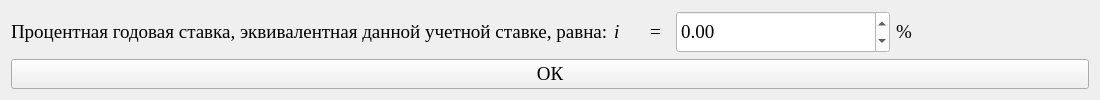
<?xml version="1.0" encoding="UTF-8"?>
<ui version="4.0">
 <class>Form</class>
 <widget class="QWidget" name="Form">
  <property name="geometry">
   <rect>
    <x>0</x>
    <y>0</y>
    <width>1100</width>
    <height>100</height>
   </rect>
  </property>
  <property name="minimumSize">
   <size>
    <width>1100</width>
    <height>100</height>
   </size>
  </property>
  <property name="maximumSize">
   <size>
    <width>1100</width>
    <height>16777215</height>
   </size>
  </property>
  <property name="windowTitle">
   <string>Процентная годова я ставка, эквивалентная данной учетной ставке, равна</string>
  </property>
  <property name="styleSheet">
   <string notr="true"/>
  </property>
  <layout class="QGridLayout" name="gridLayout_2">
   <item row="0" column="0">
    <layout class="QGridLayout" name="gridLayout">
     <item row="0" column="0">
      <widget class="QLabel" name="label">
       <property name="font">
        <font>
         <family>Times New Roman</family>
         <pointsize>14</pointsize>
        </font>
       </property>
       <property name="text">
        <string>Процентная годовая ставка, эквивалентная данной учетной ставке, равна:</string>
       </property>
      </widget>
     </item>
     <item row="0" column="1">
      <widget class="QLabel" name="label_2">
       <property name="minimumSize">
        <size>
         <width>30</width>
         <height>0</height>
        </size>
       </property>
       <property name="maximumSize">
        <size>
         <width>30</width>
         <height>16777215</height>
        </size>
       </property>
       <property name="font">
        <font>
         <family>Times New Roman</family>
         <pointsize>14</pointsize>
         <italic>true</italic>
        </font>
       </property>
       <property name="text">
        <string>&lt;html&gt;&lt;head/&gt;&lt;body&gt;&lt;p&gt;&lt;span style=&quot; font-size:14pt;&quot;&gt;i&lt;/span&gt;&lt;/p&gt;&lt;/body&gt;&lt;/html&gt;</string>
       </property>
      </widget>
     </item>
     <item row="0" column="2">
      <widget class="QLabel" name="label_3">
       <property name="minimumSize">
        <size>
         <width>20</width>
         <height>0</height>
        </size>
       </property>
       <property name="maximumSize">
        <size>
         <width>20</width>
         <height>16777215</height>
        </size>
       </property>
       <property name="font">
        <font>
         <family>Times New Roman</family>
         <pointsize>14</pointsize>
        </font>
       </property>
       <property name="text">
        <string>=</string>
       </property>
      </widget>
     </item>
     <item row="0" column="3">
      <widget class="QDoubleSpinBox" name="doubleSpinBox">
       <property name="enabled">
        <bool>false</bool>
       </property>
       <property name="minimumSize">
        <size>
         <width>214</width>
         <height>25</height>
        </size>
       </property>
       <property name="maximumSize">
        <size>
         <width>16777215</width>
         <height>220</height>
        </size>
       </property>
       <property name="font">
        <font>
         <family>Times New Roman</family>
         <pointsize>14</pointsize>
        </font>
       </property>
       <property name="styleSheet">
        <string notr="true">color: black; background-color: white;</string>
       </property>
       <property name="decimals">
        <number>2</number>
       </property>
       <property name="minimum">
        <double>-999999999.000000000000000</double>
       </property>
       <property name="maximum">
        <double>999999999.000000000000000</double>
       </property>
       <property name="singleStep">
        <double>0.010000000000000</double>
       </property>
       <property name="value">
        <double>0.000000000000000</double>
       </property>
      </widget>
     </item>
     <item row="0" column="4">
      <widget class="QLabel" name="label_4">
       <property name="minimumSize">
        <size>
         <width>30</width>
         <height>0</height>
        </size>
       </property>
       <property name="maximumSize">
        <size>
         <width>30</width>
         <height>16777215</height>
        </size>
       </property>
       <property name="font">
        <font>
         <family>Times New Roman</family>
         <pointsize>14</pointsize>
        </font>
       </property>
       <property name="text">
        <string>%</string>
       </property>
      </widget>
     </item>
     <item row="0" column="5">
      <widget class="QLabel" name="label_5">
       <property name="font">
        <font>
         <family>Times New Roman</family>
         <pointsize>14</pointsize>
        </font>
       </property>
       <property name="text">
        <string/>
       </property>
      </widget>
     </item>
    </layout>
   </item>
   <item row="1" column="0">
    <widget class="QPushButton" name="pushButton">
     <property name="font">
      <font>
       <family>Times New Roman</family>
       <pointsize>14</pointsize>
      </font>
     </property>
     <property name="styleSheet">
      <string notr="true"/>
     </property>
     <property name="text">
      <string>ОК</string>
     </property>
    </widget>
   </item>
  </layout>
 </widget>
 <resources/>
 <connections/>
</ui>
